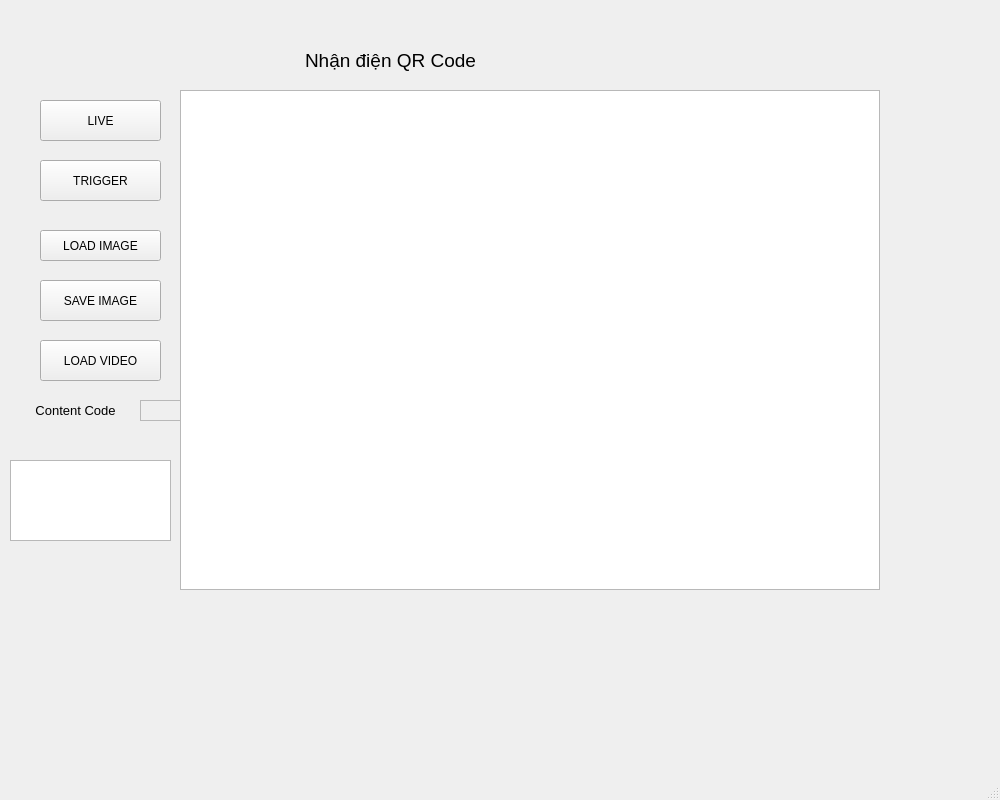
<?xml version="1.0" encoding="UTF-8"?>
<ui version="4.0">
 <class>MainWindow</class>
 <widget class="QMainWindow" name="MainWindow">
  <property name="geometry">
   <rect>
    <x>0</x>
    <y>0</y>
    <width>1000</width>
    <height>800</height>
   </rect>
  </property>
  <property name="windowTitle">
   <string>MainWindow</string>
  </property>
  <widget class="QWidget" name="centralwidget">
   <widget class="QLabel" name="view_camera">
    <property name="geometry">
     <rect>
      <x>170</x>
      <y>40</y>
      <width>441</width>
      <height>41</height>
     </rect>
    </property>
    <property name="font">
     <font>
      <pointsize>14</pointsize>
     </font>
    </property>
    <property name="text">
     <string>Nhận điện QR Code</string>
    </property>
    <property name="alignment">
     <set>Qt::AlignCenter</set>
    </property>
   </widget>
   <widget class="QPushButton" name="btn_Live">
    <property name="geometry">
     <rect>
      <x>40</x>
      <y>100</y>
      <width>121</width>
      <height>41</height>
     </rect>
    </property>
    <property name="text">
     <string>LIVE</string>
    </property>
   </widget>
   <widget class="QPushButton" name="btn_Trigger">
    <property name="geometry">
     <rect>
      <x>40</x>
      <y>160</y>
      <width>121</width>
      <height>41</height>
     </rect>
    </property>
    <property name="text">
     <string>TRIGGER</string>
    </property>
   </widget>
   <widget class="QGraphicsView" name="graphicsView">
    <property name="geometry">
     <rect>
      <x>180</x>
      <y>90</y>
      <width>700</width>
      <height>500</height>
     </rect>
    </property>
   </widget>
   <widget class="QPushButton" name="btn_Loadimage">
    <property name="geometry">
     <rect>
      <x>40</x>
      <y>230</y>
      <width>121</width>
      <height>31</height>
     </rect>
    </property>
    <property name="text">
     <string>LOAD IMAGE</string>
    </property>
   </widget>
   <widget class="QPushButton" name="btn_Saveimage">
    <property name="geometry">
     <rect>
      <x>40</x>
      <y>280</y>
      <width>121</width>
      <height>41</height>
     </rect>
    </property>
    <property name="text">
     <string>SAVE IMAGE</string>
    </property>
   </widget>
   <widget class="QPushButton" name="btn_Loadvideo">
    <property name="geometry">
     <rect>
      <x>40</x>
      <y>340</y>
      <width>121</width>
      <height>41</height>
     </rect>
    </property>
    <property name="text">
     <string>LOAD VIDEO</string>
    </property>
   </widget>
   <widget class="QTextEdit" name="Text_Content_Code">
    <property name="geometry">
     <rect>
      <x>10</x>
      <y>460</y>
      <width>161</width>
      <height>81</height>
     </rect>
    </property>
   </widget>
   <widget class="QLabel" name="label">
    <property name="geometry">
     <rect>
      <x>10</x>
      <y>390</y>
      <width>131</width>
      <height>41</height>
     </rect>
    </property>
    <property name="font">
     <font>
      <pointsize>10</pointsize>
     </font>
    </property>
    <property name="text">
     <string>Content Code</string>
    </property>
    <property name="alignment">
     <set>Qt::AlignCenter</set>
    </property>
   </widget>
   <widget class="QFrame" name="frame_oke_ng">
    <property name="geometry">
     <rect>
      <x>140</x>
      <y>400</y>
      <width>41</width>
      <height>21</height>
     </rect>
    </property>
    <property name="frameShape">
     <enum>QFrame::StyledPanel</enum>
    </property>
    <property name="frameShadow">
     <enum>QFrame::Raised</enum>
    </property>
   </widget>
  </widget>
  <widget class="QMenuBar" name="menubar">
   <property name="geometry">
    <rect>
     <x>0</x>
     <y>0</y>
     <width>800</width>
     <height>18</height>
    </rect>
   </property>
  </widget>
  <widget class="QStatusBar" name="statusbar"/>
 </widget>
 <resources/>
 <connections/>
</ui>
